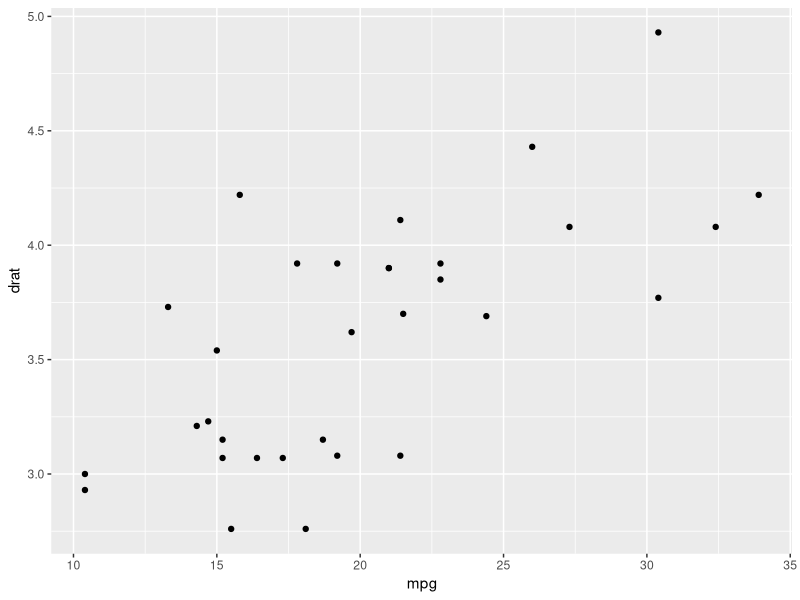

Source code (R):
## ---- chunk 1
#| fig-cap: "Наш код на R"
#| label: "fig-code_r"
#| echo: false
#| warning: false
#| message: false

library(tidyverse)
mtcars |> 
  ggplot(aes(mpg,drat))+
  geom_point()
## ---- chunk 2
#| tbl-cap: "Наша вторая таблица"
#| label: "tbl-our_second_table"

tibble(id = 1:26, let = letters[26:1])
